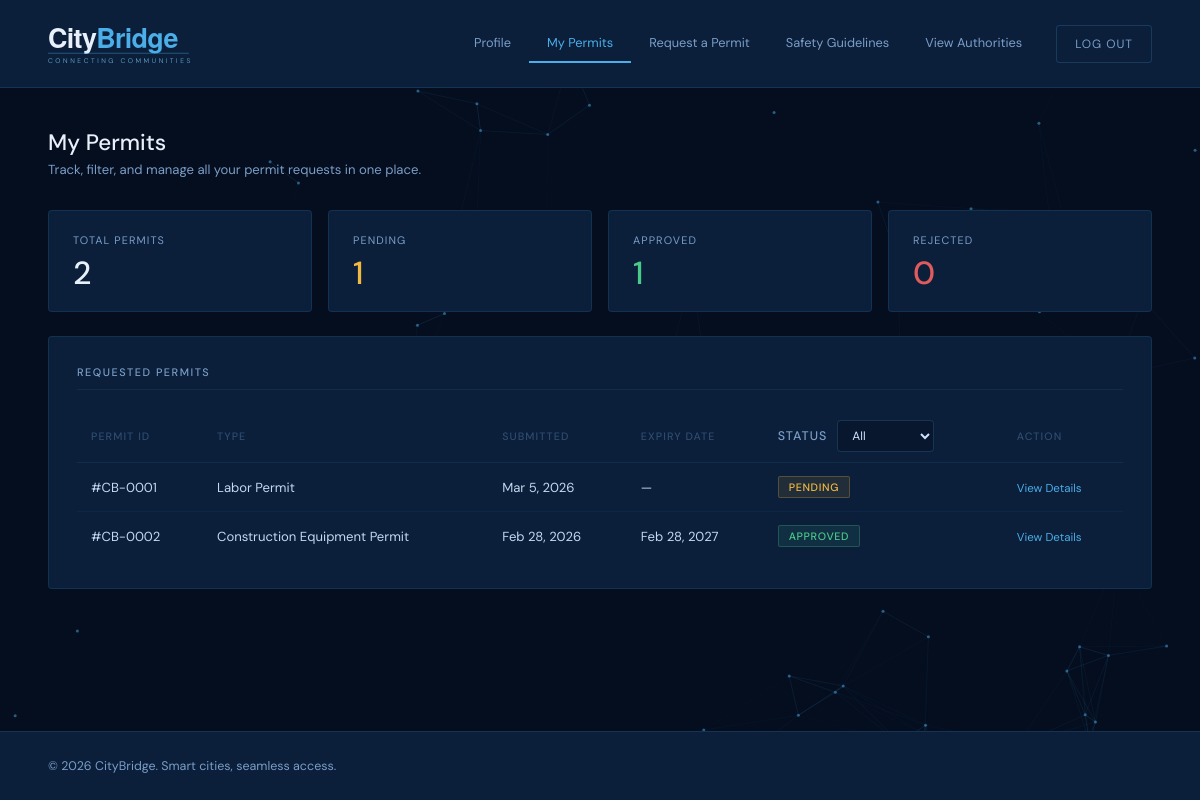
The page /code/my-permits.php (signed in) on the database its author committed.
### tables this page shows
CREATE TABLE `permit` (
  `permit_id` int NOT NULL,
  `user_account_id` int NOT NULL,
  `permit_type` enum('labor','equipment','medical','electronic') NOT NULL,
  `status` enum('pending','approved','rejected') NOT NULL DEFAULT 'pending',
  `submitted_date` datetime NOT NULL DEFAULT CURRENT_TIMESTAMP,
  `reviewed_date` datetime DEFAULT NULL,
  `approved_date` datetime DEFAULT NULL,
  `expiry_date` date DEFAULT NULL,
  `reviewed_by_admin_id` int DEFAULT NULL,
  `rejection_reason` text,
  `last_updated` datetime NOT NULL DEFAULT CURRENT_TIMESTAMP ON UPDATE CURRENT_TIMESTAMP
);

### code/auth.php (called while the page is built, shortened)
<?php
function fmt_date($d) {
    if (!$d) return "—";
    $t = strtotime($d);
    return $t ? date("M j, Y", $t) : "—";
}
function type_label($t) {
    switch ($t) {
        case 'labor':      return 'Labor Permit';
        case 'equipment':  return 'Construction Equipment Permit';
    }
}
function permit_code($id) {
    return "#CB-" . str_pad((string)$id, 4, "0", STR_PAD_LEFT);
}
function e($v) {
    return htmlspecialchars((string)($v ?? ""), ENT_QUOTES, "UTF-8");
}

### code/my-permits.php (the view, shortened to what this page needs)
<?php
include "db.php";
include "auth.php";
$account_id = (int)$_SESSION["account_id"];
$filter  = $_GET["status"] ?? "all";
$statSql = "SELECT
              SUM(CASE WHEN status='pending'  THEN 1 ELSE 0 END) AS pending,
              SUM(CASE WHEN status='approved' THEN 1 ELSE 0 END) AS approved,
              SUM(CASE WHEN status='rejected' THEN 1 ELSE 0 END) AS rejected,
              COUNT(*) AS total
            FROM permit
            WHERE user_account_id = ?";
$stmt = $conn->prepare($statSql);
$stmt->bind_param("i", $account_id);
$stmt->execute();
$stats = $stmt->get_result()->fetch_assoc();
if ($filter === "all") {
    $sql = "SELECT permit_id, permit_type, status, submitted_date, expiry_date
            FROM permit
            WHERE user_account_id = ?
            ORDER BY submitted_date DESC";
    $stmt = $conn->prepare($sql);
    $stmt->bind_param("i", $account_id);
}
$stmt->execute();
$permits = $stmt->get_result();
?>
<!DOCTYPE html>
<html lang="en">
<head>
  <link rel="stylesheet" href="style.css" />
</head>
<body>
  <header class="user-header">
    <svg viewBox="0 0 500 72" width="320" xmlns="http://www.w3.org/2000/svg">
      <text x="0" y="44" font-family="'Helvetica Neue', 'Segoe UI', Arial, sans-serif" font-size="42" font-weight="700" letter-spacing="-1">
        <tspan fill="#e8f0fb">City</tspan><tspan fill="#4baee8">Bridge</tspan>
      </text>
      <text x="0" y="67" font-family="'DM Sans', 'Helvetica Neue', Arial, sans-serif" font-size="10.5" font-weight="300" fill="#7dcef8" letter-spacing="4" opacity="0.82">CONNECTING COMMUNITIES</text>
    </svg>
    <nav>
      <a href="user.php">Profile</a>
      <a href="my-permits.php" class="active">My Permits</a>
      <a href="reqprimt.php">Request a Permit</a>
      <a href="safety-guidelines.php">Safety Guidelines</a>
      <a href="authorities.php">View Authorities</a>
      <a href="logout.php" class="logout">Log Out</a>
    </nav>
  </header>
  <main class="dashboard">
    <div class="page-title">
      <h1>My Permits</h1>
      <p>Track, filter, and manage all your permit requests in one place.</p>
    </div>
    <div class="stats">
      <div class="stat"><p>Total Permits</p><span><?php echo (int)$stats['total']; ?></span></div>
      <div class="stat"><p>Pending</p><span class="pending"><?php echo (int)$stats['pending']; ?></span></div>
      <div class="stat"><p>Approved</p><span class="approved"><?php echo (int)$stats['approved']; ?></span></div>
      <div class="stat"><p>Rejected</p><span class="rejected"><?php echo (int)$stats['rejected']; ?></span></div>
    </div>
    <div class="panel">
      <h3>Requested Permits</h3>
      <table>
        <thead>
          <tr>
            <th>Permit ID</th>
            <th>Type</th>
            <th>Submitted</th>
            <th>Expiry Date</th>
            <th>
              <div class="status-filter-header">
                <span>Status</span>
                <select onchange="location.href='my-permits.php?status='+this.value">
                  <option value="all"      <?php echo $filter==='all'?'selected':''; ?>>All</option>
                </select>
              </div>
            </th>
            <th>Action</th>
          </tr>
        </thead>
        <tbody>
        <?php if ($permits->num_rows === 0): ?>
          <tr><td colspan="6" style="text-align:center;">No permits found.</td></tr>
        <?php else: while ($row = $permits->fetch_assoc()):
            $id = (int)$row['permit_id'];
            $st = $row['status'];
            $detailsPage =
                $st === 'approved' ? "permit-details-approved.php?id=$id"  :
                ($st === 'rejected' ? "permit-details-rejected.php?id=$id" :
                                      "permit-details-pending.php?id=$id");
        ?>
          <tr class="permit-row" data-status="<?php echo e($st); ?>">
            <td><?php echo permit_code($id); ?></td>
            <td><?php echo e(type_label($row['permit_type'])); ?></td>
            <td><?php echo fmt_date($row['submitted_date']); ?></td>
            <td><?php echo fmt_date($row['expiry_date']); ?></td>
            <td><span class="badge <?php echo e($st); ?>"><?php echo ucfirst($st); ?></span></td>
            <td><a href="<?php echo $detailsPage; ?>" class="table-link">View Details</a></td>
          </tr>
        <?php endwhile; endif; ?>
        </tbody>
      </table>
    </div>
  </main>
  <footer>
    <p>&copy; 2026 CityBridge. Smart cities, seamless access.</p>
  </footer>
</body>
</html>

### code/style.css (style rules this page uses)
* { box-sizing: border-box; margin: 0; padding: 0; }
body { font-family: 'DM Sans', sans-serif; background-color: #050e1f; color: #e8f0fb; min-height: 100vh; display: flex; flex-direction: column; }
header { background-color: #0b1e3a; border-bottom: 1px solid rgba(74, 174, 232, 0.15); padding: 0 48px; height: 88px; display: flex; align-items: center; }
main { flex: 1; }
.user-header { background-color: #0b1e3a; border-bottom: 1px solid rgba(74, 174, 232, 0.15); padding: 0 48px; height: 88px; display: flex; align-items: center; justify-content: space-between; }
.user-header nav { display: flex; align-items: center; }
.user-header nav a { padding: 10px 18px; font-size: 0.8rem; color: #7a9ec7; text-decoration: none; border-bottom: 2px solid transparent; white-space: nowrap; transition: color 0.15s, border-color 0.15s; }
.user-header nav a.active { color: #4baee8; border-bottom-color: #4baee8; }
.user-header nav a.logout { font-size: 0.75rem; letter-spacing: 0.08em; text-transform: uppercase; border: 1px solid rgba(74, 174, 232, 0.2); border-radius: 3px; margin-left: 16px; transition: color 0.2s, border-color 0.2s; }
.dashboard { flex: 1; padding: 40px 48px; }
.dashboard .page-title { margin-bottom: 32px; }
.dashboard .page-title h1 { font-size: 1.4rem; font-weight: 500; color: #e8f0fb; }
.dashboard .page-title p { font-size: 0.82rem; color: #7a9ec7; margin-top: 4px; }
.panel { background-color: #0b1e3a; border: 1px solid rgba(74, 174, 232, 0.13); border-radius: 4px; padding: 28px; margin-bottom: 24px; }
.panel h3 { font-size: 0.68rem; font-weight: 500; letter-spacing: 0.14em; text-transform: uppercase; color: #7a9ec7; margin-bottom: 20px; padding-bottom: 10px; border-bottom: 1px solid rgba(74, 174, 232, 0.1); display: flex; justify-content: space-between; align-items: center; }
.stats { display: grid; grid-template-columns: repeat(4, 1fr); gap: 16px; margin-bottom: 24px; }
.stat { background-color: #0b1e3a; border: 1px solid rgba(74, 174, 232, 0.13); border-radius: 4px; padding: 22px 24px; }
.stat p { font-size: 0.68rem; letter-spacing: 0.1em; text-transform: uppercase; color: #7a9ec7; margin-bottom: 10px; }
.stat span { font-size: 2rem; font-weight: 500; color: #e8f0fb; line-height: 1; }
.stat span.pending { color: #f0b942; }
.stat span.approved { color: #4bc98a; }
.stat span.rejected { color: #e05c5c; }
table { width: 100%; border-collapse: collapse; }
table th { font-size: 0.67rem; letter-spacing: 0.1em; text-transform: uppercase; color: #2e4d6e; font-weight: 500; padding: 10px 14px; text-align: left; border-bottom: 1px solid rgba(74, 174, 232, 0.1); }
table td { font-size: 0.82rem; color: #c4d8f0; padding: 13px 14px; border-bottom: 1px solid rgba(74, 174, 232, 0.06); }
table tr:last-child td { border-bottom: none; }
.badge { display: inline-block; font-size: 0.67rem; font-weight: 500; letter-spacing: 0.06em; text-transform: uppercase; padding: 3px 10px; border-radius: 2px; }
.badge.pending { background: rgba(240,185,66,0.1); color: #f0b942; border: 1px solid rgba(240,185,66,0.25); }
.badge.approved { background: rgba(75,201,138,0.1); color: #4bc98a; border: 1px solid rgba(75,201,138,0.25); }
footer { background-color: #0b1e3a; border-top: 1px solid rgba(74, 174, 232, 0.15); padding: 26px 48px; display: flex; align-items: center; justify-content: space-between; flex-wrap: wrap; gap: 14px; }
footer p { font-size: 0.78rem; color: #7a9ec7; }
.status-filter-header { display: flex; align-items: center; gap: 10px; flex-wrap: wrap; }
.status-filter-header span { color: #7a9ec7; font-size: 0.78rem; text-transform: uppercase; letter-spacing: 0.08em; font-family: 'DM Sans', sans-serif; }
.status-filter-header select { background-color: #08172d; color: #cfe3ff; border: 1px solid rgba(74, 174, 232, 0.2); border-radius: 4px; padding: 6px 10px; font-family: 'DM Sans', sans-serif; font-size: 0.75rem; outline: none; }
.table-link { font-size: 0.72rem; color: #4baee8; text-decoration: none; font-weight: 400; letter-spacing: 0; transition: color 0.2s; }
header, .user-header, main, footer { position: relative; z-index: 1; }

### rows shown on the page
permit: permit_id "#CB-0001", permit_type "Labor Permit", submitted_date "Mar 5, 2026", expiry_date "—", status "PENDING"
permit: permit_id "#CB-0002", permit_type "Construction Equipment Permit", submitted_date "Feb 28, 2026", expiry_date "Feb 28, 2027", status "APPROVED"

### other values the page prints
$stats['total'] "2"
$stats['pending'] "1"
$stats['approved'] "1"
$stats['rejected'] "0"
